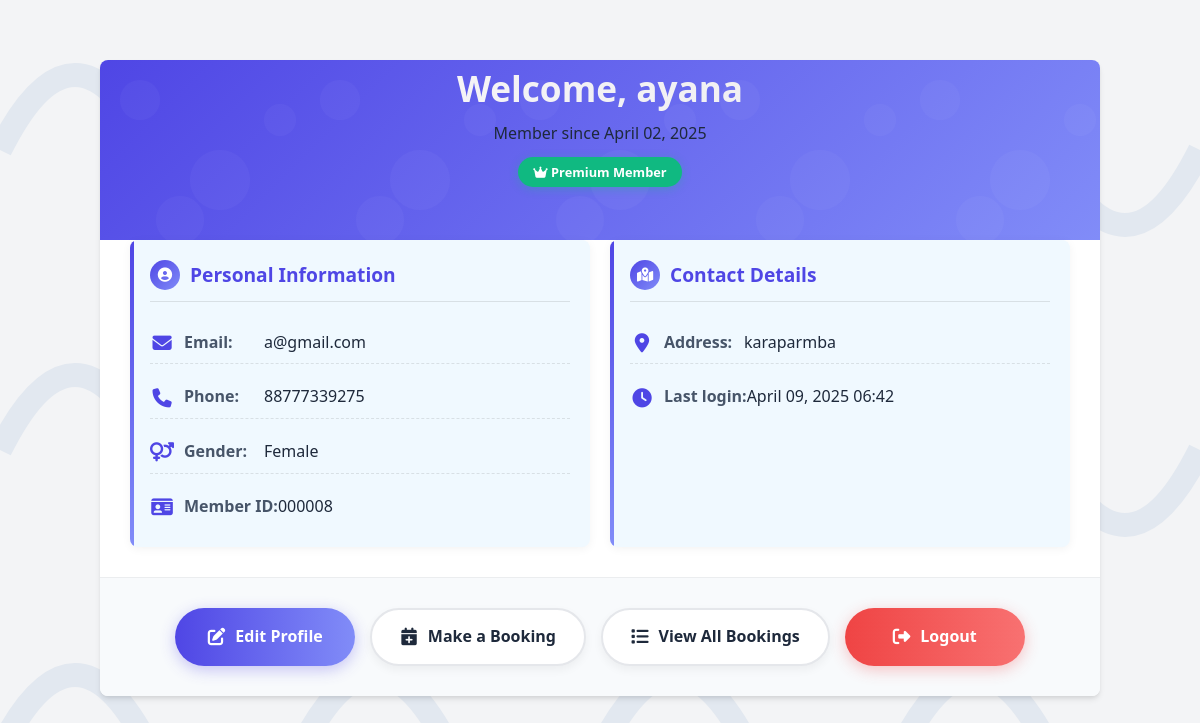
Page /profile/ (signed in) on the committed database.
### app/models.py (models this page shows)
class User_details(models.Model):
    user_id=models.ForeignKey(User,on_delete=models.CASCADE)
    phone_number=models.CharField(max_length=10,unique=True)
    gender=models.CharField(max_length=100)
    address=models.TextField(max_length=255, default="Unknown")

### app/views.py (the view)
# urls.py: path('profile/',views.user_profile,name='profile'),
@login_required(login_url='login')
def user_profile(request):
    if not request.user.is_authenticated:
        messages.error(request,"You must login to view your profile.")
        return redirect('login')
    user_details=User_details.objects.get(user_id=request.user)
    return render(request,'profile.html',{'user_details':user_details})

### templates/profile.html (shortened to what this page needs)
<!DOCTYPE html>
<html lang="en">
<head>
    <link rel="stylesheet" href="https://cdnjs.cloudflare.com/ajax/libs/font-awesome/6.4.0/css/all.min.css">
</head>
<body>
    <div class="container">
        <div class="banner">
            <div class="profile-header">
                <h1 style="color: white;">Welcome, {{ user.username }}</h1>
                <p>Member since {{ user.date_joined|date:"F d, Y"|default:"January 1, 2023" }}</p>
                <div class="membership">
                    <i class="fas fa-crown"></i> Premium Member
                </div>
            </div>
        </div>
        <div class="profile-content">
            <div class="info-card">
                <h3><i class="fas fa-user-circle"></i> Personal Information</h3>
                <p><i class="fas fa-envelope"></i> <strong>Email:</strong> <span>{{ user.email }}</span></p>
                <p><i class="fas fa-phone"></i> <strong>Phone:</strong> <span>{{ user_details.phone_number }}</span></p>
                <p><i class="fas fa-venus-mars"></i> <strong>Gender:</strong> <span>{{ user_details.gender }}</span></p>
                <p><i class="fas fa-id-card"></i> <strong>Member ID:</strong> <span>{{ user.id|stringformat:"06d" }}</span></p>
            </div>
            <div class="info-card">
                <h3><i class="fas fa-map-marked-alt"></i> Contact Details</h3>
                <p><i class="fas fa-map-marker-alt"></i> <strong>Address:</strong> <span>{{ user_details.address }}</span></p>
                <p><i class="fas fa-clock"></i> <strong>Last login:</strong> <span>{{ user.last_login|date:"F d, Y H:i"|default:"Today" }}</span></p>
            </div>
        </div>
        <div class="actions">
            <a href="{% url 'update' %}" class="btn btn-primary"><i class="fas fa-edit"></i> Edit Profile</a>
            <a href="{% url 'booking_page' %}" class="btn btn-secondary"><i class="fas fa-calendar-plus"></i> Make a Booking</a>
            <a href="{% url 'view_bookings' %}" class="btn btn-secondary"><i class="fas fa-list"></i> View All Bookings</a>
            <a href="{% url 'logout' %}" class="btn btn-danger"><i class="fas fa-sign-out-alt"></i> Logout</a>
        </div>
    </div>
</body>
</html>

### templates/profile.html (style rules this page uses)
:root { --primary: #4f46e5; --primary-light: #818cf8; --secondary: #f0f9ff; --dark: #1e293b; --light: #f8fafc; --shadow: 0 4px 6px -1px rgba(0, 0, 0, 0.1), 0 2px 4px -1px rgba(0, 0, 0, 0.06); --border-radius: 0.5rem; }
* { margin: 0; padding: 0; box-sizing: border-box; font-family: 'Segoe UI', Tahoma, Geneva, Verdana, sans-serif; }
body { background-color: #f3f4f6; color: var(--dark); line-height: 1.6; padding: 20px; background-size: 300px; }
.container { max-width: 1000px; margin: 40px auto; background-color: white; border-radius: var(--border-radius); box-shadow: var(--shadow); overflow: hidden; position: relative; }
.banner { height: 180px; background: linear-gradient(135deg, var(--primary), var(--primary-light)); position: relative; overflow: hidden; }
.banner::before { content: ''; position: absolute; top: 0; left: 0; right: 0; bottom: 0; background-size: 200px; opacity: 0.5; }
.profile-header { padding: 0 30px 30px; text-align: center; position: relative; }
.profile-header h1 { font-size: 2.2rem; margin-bottom: 5px; font-weight: 700; color: var(--dark); background: linear-gradient(to right, #f9f8fb, #ecebee); -webkit-background-clip: text; -webkit-text-fill-color: transparent; }
.membership { display: inline-block; padding: 5px 15px; background-color: #10b981; color: white; border-radius: 20px; font-size: 0.8rem; font-weight: 600; margin-top: 10px; box-shadow: 0 2px 10px rgba(16, 185, 129, 0.3); }
.profile-content { padding: 0 30px 30px; display: grid; grid-template-columns: 1fr 1fr; gap: 20px; }
.info-card { background-color: var(--secondary); padding: 20px; border-radius: var(--border-radius); transition: all 0.3s ease; position: relative; overflow: hidden; box-shadow: 0 2px 10px rgba(0, 0, 0, 0.05); }
.info-card::before { content: ''; position: absolute; top: 0; left: 0; width: 4px; height: 100%; background: linear-gradient(to bottom, var(--primary), var(--primary-light)); }
.info-card h3 { color: var(--primary); margin-bottom: 20px; font-size: 1.2rem; display: flex; align-items: center; border-bottom: 1px solid rgba(0, 0, 0, 0.1); padding-bottom: 10px; }
.info-card h3 i { margin-right: 10px; background: linear-gradient(135deg, var(--primary), var(--primary-light)); color: white; width: 30px; height: 30px; border-radius: 50%; display: flex; align-items: center; justify-content: center; font-size: 0.9rem; }
.info-card p { display: flex; align-items: center; margin-bottom: 12px; padding: 8px 0; border-bottom: 1px dashed rgba(0, 0, 0, 0.1); }
.info-card p:last-child { border-bottom: none; margin-bottom: 0; }
.info-card i { margin-right: 10px; color: var(--primary); font-size: 1.2rem; width: 24px; text-align: center; }
.info-card p strong { min-width: 80px; color: #475569; }
.actions { padding: 30px; display: flex; justify-content: center; flex-wrap: wrap; gap: 15px; background-color: #f8fafc; border-top: 1px solid rgba(0, 0, 0, 0.05); }
.btn { padding: 14px 28px; border-radius: 30px; text-decoration: none; font-weight: 600; transition: all 0.3s; display: flex; align-items: center; justify-content: center; min-width: 180px; }
.btn i { margin-right: 10px; font-size: 1.1rem; }
.btn-primary { background: linear-gradient(to right, var(--primary), var(--primary-light)); color: white; box-shadow: 0 4px 15px rgba(79, 70, 229, 0.3); }
.btn-secondary { background-color: white; color: var(--dark); border: 2px solid #e5e7eb; box-shadow: 0 4px 10px rgba(0, 0, 0, 0.05); }
.btn-danger { background: linear-gradient(to right, #ef4444, #f87171); color: white; box-shadow: 0 4px 15px rgba(239, 68, 68, 0.3); }
.banner, .avatar-container, .profile-header, .profile-content, .actions { animation: fadeIn 0.6s ease-out forwards; }
.profile-header { animation-delay: 0.2s; }
.profile-content { animation-delay: 0.3s; }
.actions { animation-delay: 0.4s; }

### rows in the picture
User_details: phone_number "88777339275", gender "Female", address "karaparmba"

### other values in the picture
{{ user.username }} "ayana"
{{ user.date_joined|date:"F d, Y"|default:"January 1, 2023" }} "April 02, 2025"
{{ user.email }} "a@gmail.com"
{{ user.id|stringformat:"06d" }} "000008"
{{ user.last_login|date:"F d, Y H:i"|default:"Today" }} "April 09, 2025 06:42"
